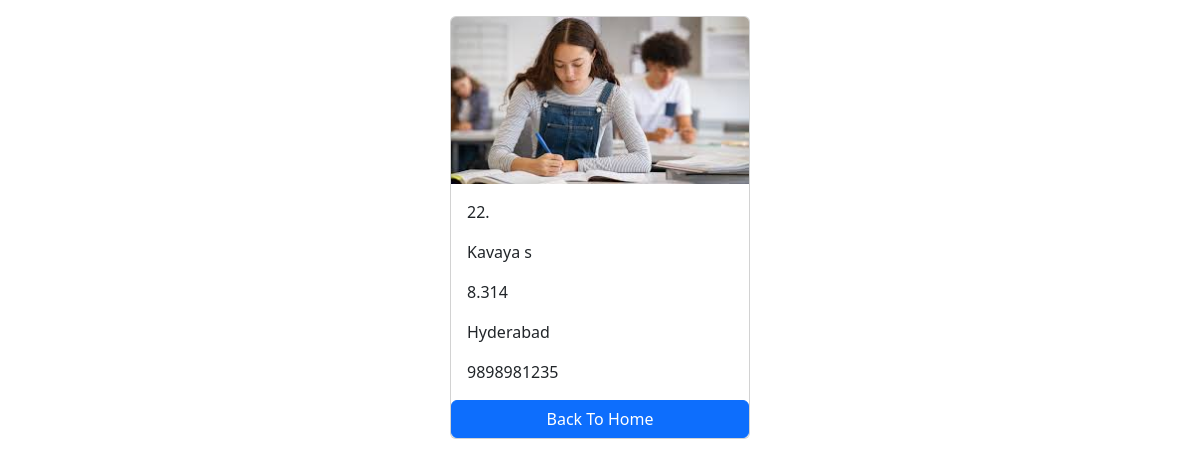
The page /students/3/ on the database its author committed.
### progress/models.py (models this page shows)
class Student(models.Model):
    roll_number=models.CharField(max_length=100,unique=True)
    first_name=models.CharField(max_length=100)
    last_name=models.CharField(max_length=100)
    photo=models.ImageField(upload_to='images')
    marks=models.CharField(max_length=100,unique=True)
    home_address=models.CharField(max_length=200)
    phone_number=models.CharField(max_length=10)

### progress/views.py (the view)
# urls.py: path('<int:pk>/',views.student_detail,name='student_detail')
def student_detail(request,pk):
    student=get_object_or_404(Student,pk=pk)
    context={
        'student':student,
    }
    return render(request,'student_detail.html',context)

### templates/student_detail.html (shortened to what this page needs)
<!DOCTYPE html>
<html lang="en">
<head>
    <link href="https://cdn.jsdelivr.net/npm/bootstrap@5.3.3/dist/css/bootstrap.min.css" rel="stylesheet">
</head>
<body>
    <div class="container mt-3">
        <div class="card mx-auto" style="width:300px">
            <img src="{{student.photo.url}}" class="card-img-top" alt="">
            <div class="card-body">
                <p class="card-text mt-0">{{student.roll_number}}</p>
                <p class="card-text mt-0">{{student.first_name}} {{student.last_name}}</P>
                <p class="card-text mt-0">{{student.marks}}</P>
                <p class="card-text mt-0">{{student.home_address}}</P>
                <p class="card-text mt-0">{{student.phone_number}}</P>
            </div>
            <a href="{% url "home" %}" class="btn btn-primary">Back To Home</a>
        </div>
    </div>
</body>
</html>

### rows shown on the page
Student: photo (picture), roll_number "22.", first_name "Kavaya", last_name "s", marks "8.314", home_address "Hyderabad", phone_number "9898981235"
